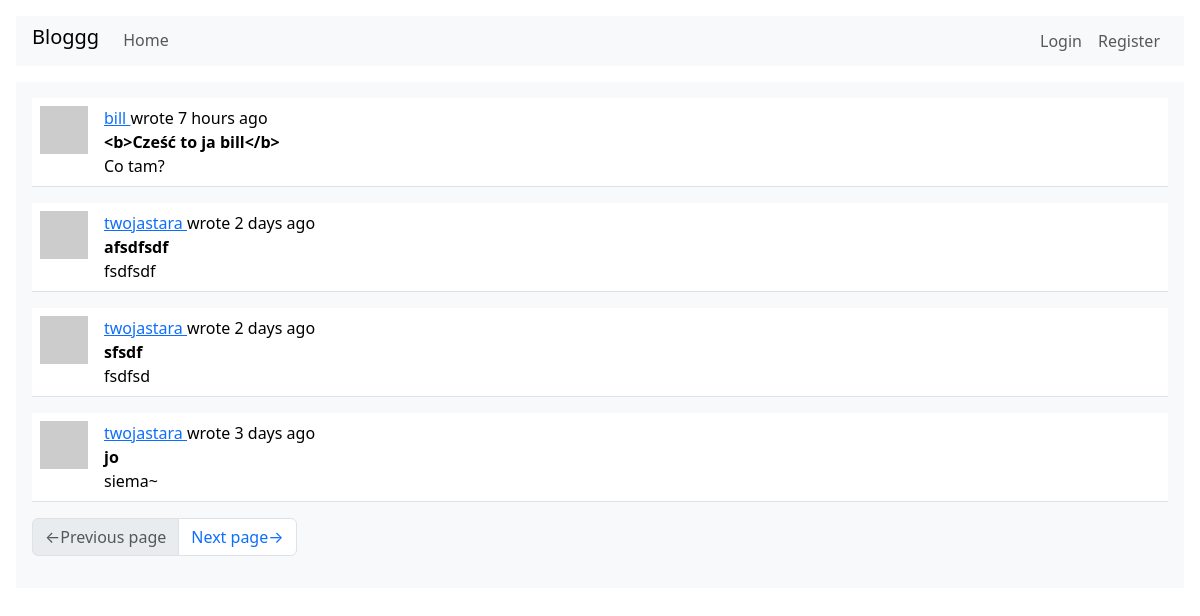
The page /index on the database as committed earlier.
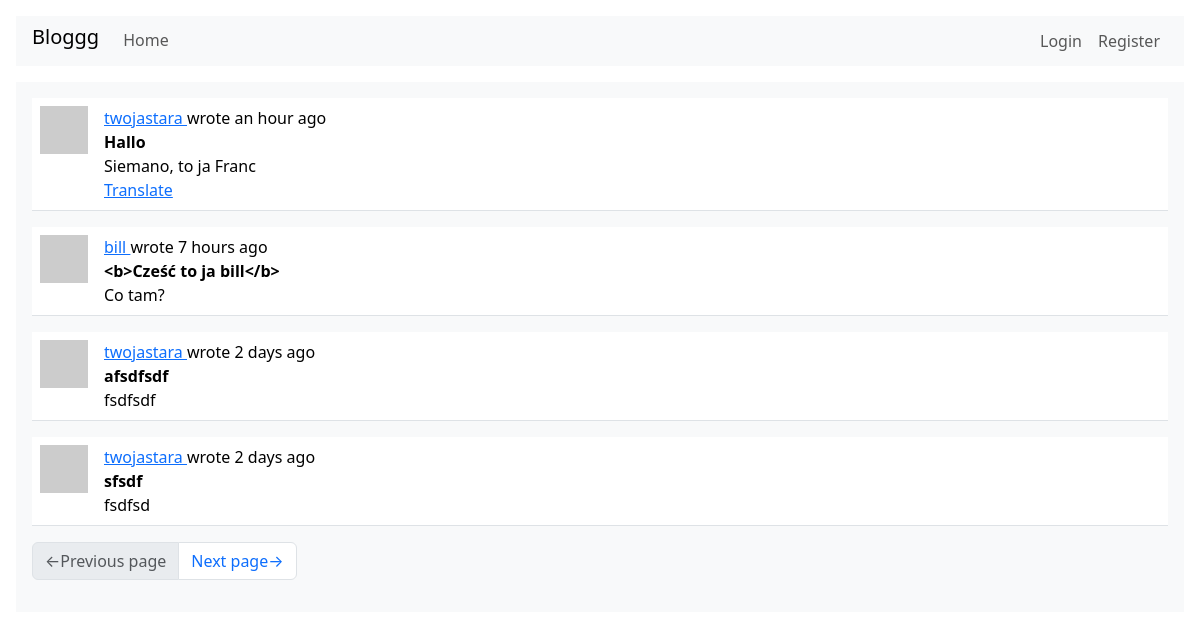
The same page on the database as committed later.
### webapp/models.py (models this page shows, shortened)
class Post(db.Model):
    id:         sqo.Mapped[int] = sqo.mapped_column(primary_key=True)
    user_id:    sqo.Mapped[int] = sqo.mapped_column(sqa.ForeignKey(User.id), index=True)
    timestamp:  sqo.Mapped[datetime] = sqo.mapped_column(index=True, default=lambda: datetime.now(timezone.utc))
    title:      sqo.Mapped[str] = sqo.mapped_column(sqa.String(64), index=True)
    body:       sqo.Mapped[str] = sqo.mapped_column(sqa.String(4096))
    language:   sqo.Mapped[Optional[str]] = sqo.mapped_column(sqa.String(8))
    author:     sqo.Mapped[User] = sqo.relationship(back_populates='posts')

### webapp/routes.py (the view)
@app.route('/', methods=['POST', 'GET'])
@app.route('/index', methods=['POST', 'GET'])
def index_page():
    page = request.args.get('page', 1, type=int)
    query = None
    post_form = None
    if current_user.is_authenticated:
        post_form = PostForm()
        if post_form.validate_on_submit():
            try:
                language = detect(post_form.text.data)
            except LangDetectException:
                language = ''
            new_post = Post(title=post_form.title.data, body=post_form.text.data,
                            author=current_user, language=language)
            db.session.add(new_post)
            db.session.commit()
            flash(_('Uploaded your post.'))
            return redirect(url_for('index_page'))
        query = current_user.get_my_and_followers_posts_query()
    else:
        query = sqa.select(Post).order_by(Post.timestamp.desc())
    posts = db.paginate(query, page=page, per_page=app.config['POSTS_PER_PAGE'], error_out=False)
    next_url = url_for('index_page', page=posts.next_num) if posts.has_next else None
    prev_url = url_for('index_page', page=posts.prev_num) if posts.has_prev else None
    return render_template('index_page.html', title='Home page',
                    posts=posts, post_form=post_form, next_url=next_url, prev_url=prev_url)

### webapp/__init__.py (called while the page is built)
def get_locale():
    return request.accept_languages.best_match(app.config['LANGUAGES'])

### webapp/models.py (called while the page is built)
    def avatar(self, size):
        hash = md5((self.username+self.email+str(2384129234)).encode('utf-8')).hexdigest()
        return f'https://www.gravatar.com/avatar/{hash}?d=identicon&s={size}'

### webapp/routes.py (called while the page is built)
@app.before_request
def before_request():
    g.locale = str(get_locale())
    if current_user.is_authenticated:
        current_user.last_seen = datetime.now(timezone.utc)
        db.session.commit()

### webapp/templates/index_page.html (shortened to what this page needs)
{% extends "base.html" %}
{% block content %}
    {% for post in posts %}
        {% include "sub_post.html" %}
    {% endfor %}
    {% include "sub_pagination.html" %}
{% endblock %}

### webapp/templates/sub_post.html (shortened to what this page needs)
<table class="table table-hover">
    <tr>
        <td width="64px">
            <a href="{{ url_for('user_page', username=post.author.username) }}">
                <img src="{{ post.author.avatar(64) }}" class="img-fluid">
            </a>
        </td>
        <td>
            {{ _('%(username)s wrote %(when)s',
                username=user_link, when=moment(post.timestamp).fromNow()) }}
            <br>
            <b>{{ post.title }}</b>
            <br>
            <span id="post-{{ post.id }}">{{ post.body }}</span>
            {% if post.language and post.language != g.locale %}
                <br>
                <span id="translation-{{ post.id }}">
                    <a href="javascript:translate(
                        'post-{{ post.id }}',
                        'translation-{{ post.id }}',
                        '{{ post.language }}',
                        '{{ g.locale }}');">{{ _('Translate') }}</a>
                </span>
            {% endif %}
        </td>
    </tr>
</table>

Rows that differ between the two databases and show on the page:
no longer on this page (row unchanged): Post: title "jo", body "siema~"
added Post: title "Hallo", body "Siemano, to ja Franc"
